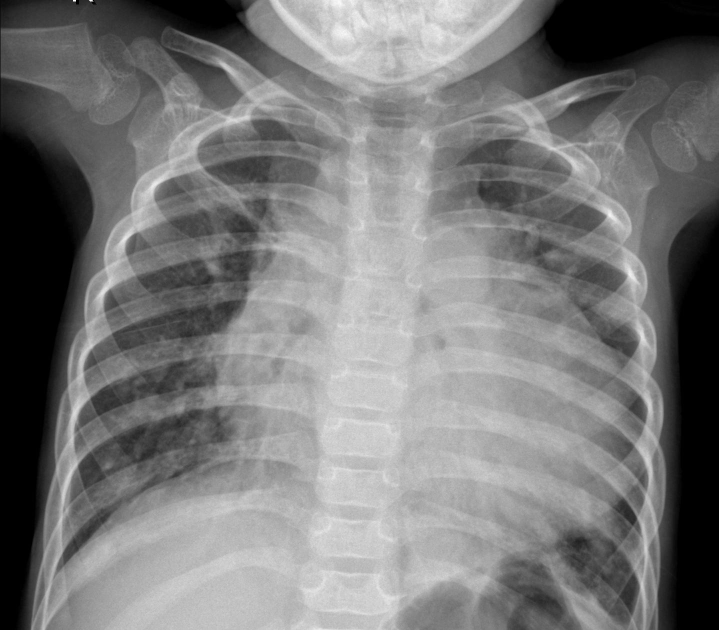
//> input picture Parte3Practica2/torax.jpeg, 1438 x 1260 px, given in place of the camera (shown at 1/2 size)
$ ./Principal   (built with g++ and OpenCV 4)
//> lines starting //> are read from the running program, lines starting //| are printed output that depends on the picture

#include <iostream>
#include <cstdlib>
#include <cmath>
#include <random>
#include <fstream>
#include <sstream>
#include <cstring>

// Librerías de OpenCV
//#include <opencv2/opencv.hpp>

#include <opencv2/imgproc.hpp> // Librería que contiene operaciones para realizar procesamiento de imágenes
#include <opencv2/imgcodecs.hpp> // Librería contiene los métodos para cargar imágenes de acuerdo a un códec
#include <opencv2/core.hpp> // Librería que contiene las estructuras y funciones base para representar las imágenes como matrices
#include <opencv2/video.hpp> // Librería para realizar lectura de vídeos
#include <opencv2/videoio.hpp> // Librería para escritura de vídoeos y streaming
#include <opencv2/highgui.hpp> // Librería para crear interfaces básicas de usuario


using namespace std;
using namespace cv;


int betaEntero = 0;
double betaDecimal = 0;
int k = 3, kImpar = 3; //filtro de la mediana

void funcionBeta(int valor, void *data){
    betaDecimal = (double) betaEntero;
    betaDecimal/=10;
}

void funcionK(int valor, void *data){
    if(k%2!=0){
        kImpar = k;
    }
}

int hmin = 0, hmax = 33, smin = 49, smax = 255, vmin = 255, vmax = 255;

void eventoTrack(int valor, void *data){
    //cout << "Valor: " << valor << endl;
    //cout << "hmin: " << valor << endl;
}

//metodo investigado
const int MAX_FRAMES = 1000;
const int THRESH = 60;
const int ASSIGN_VALUE = 255;
Mat background;
bool isFirstFrame = true;

int main(int argc, char* args[]) {

    VideoCapture video(0);


    if (video.isOpened()) {
        namedWindow("Video", WINDOW_FREERATIO);
        //trackbar
        createTrackbar("HMin", "Video", &hmin, 180, eventoTrack, NULL);
        createTrackbar("SMin", "Video", &smin, 255, eventoTrack, NULL);
        createTrackbar("VMin", "Video", &vmin, 255, eventoTrack, NULL);
        createTrackbar("HMax", "Video", &hmax, 180, eventoTrack, NULL);
        createTrackbar("SMax", "Video", &smax, 255, eventoTrack, NULL);
        createTrackbar("VMax", "Video", &vmax, 255, eventoTrack, NULL);

        namedWindow("Motion Mask", WINDOW_FREERATIO);
        namedWindow("Background", WINDOW_FREERATIO);

        Mat frame;
        Mat binaria;
        Mat imgHSV;
        Mat imgLab;
        Mat movimiento;

        Mat frameGray, diff, motionMask;


        double inicio = static_cast<double>(getTickCount());
        int count = 0;


        while (true) {
            video >> frame;
//> frame is the input picture: 1260 rows x 1438 cols, CV_8UC3; min 0, max 255, mean 120.4


            resize(frame, frame, Size(), 0.5, 0.5);
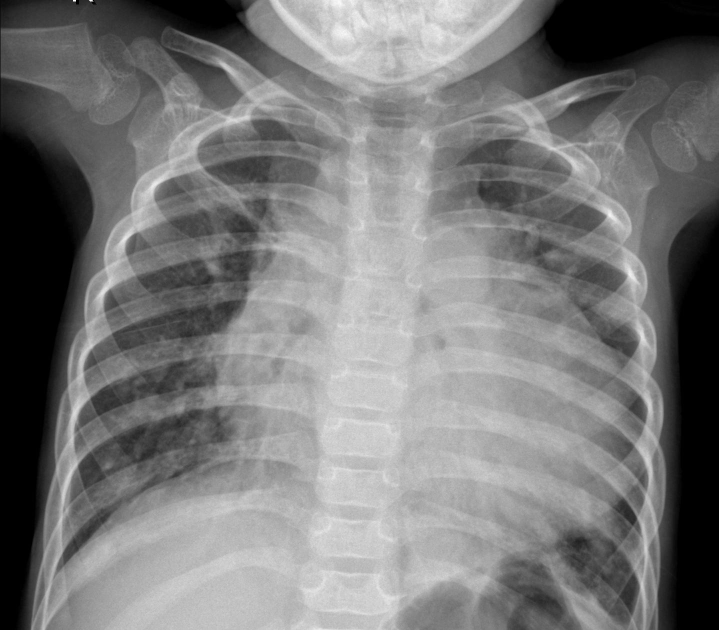
//> frame: 630 rows x 719 cols, CV_8UC3; min 0, max 254, mean 120.5
            Mat imgOscura = Mat::zeros(frame.size(), CV_8UC1);
            Mat imgEcualizada = Mat::zeros(frame.size(), CV_8UC1);
            Mat imgCLAHE = Mat::zeros(frame.size(), CV_8UC1);
            cvtColor(frame, imgOscura, COLOR_BGR2GRAY);
            cvtColor(frame, imgHSV, COLOR_BGR2HSV);
//> imgHSV: 630 rows x 719 cols, CV_8UC3; mean H, S, V 0, 0, 120.5
            cvtColor(frame, imgLab, COLOR_BGR2Lab);
//> imgLab: 630 rows x 719 cols, CV_8UC3; mean of channels 0, 1, 2 126.7, 128, 128


            // en un cuadro vamos a poner los fps
            putText(frame, "FPS: " + to_string(static_cast<int>(round(count * getTickFrequency() / (static_cast<double>(getTickCount()) - inicio)))),
            Point(10, 30), FONT_HERSHEY_SIMPLEX, 1, Scalar(0, 255, 0), 2);


            // equalizada y CLAHE
            equalizeHist(imgOscura, imgEcualizada);
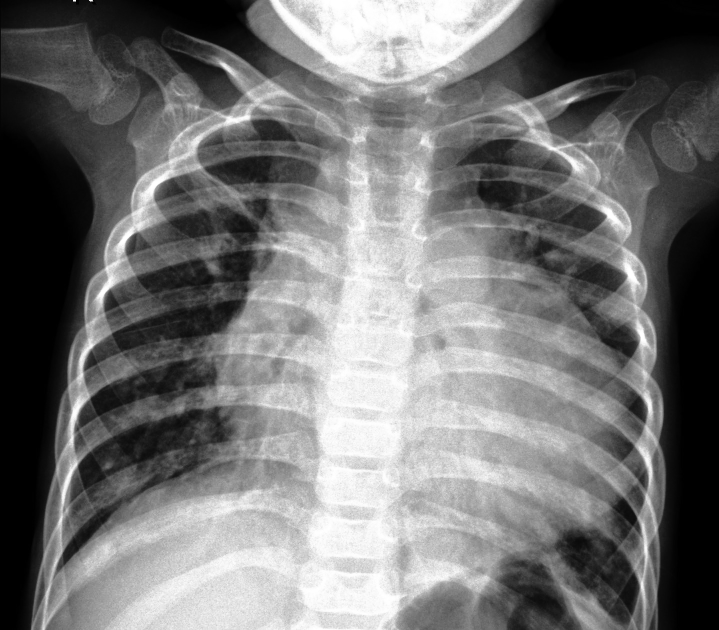
//> imgEcualizada: 630 rows x 719 cols, CV_8UC1; min 0, max 255, mean 115.7
            Ptr<CLAHE> clahe = createCLAHE();
            clahe->apply(imgOscura, imgCLAHE);
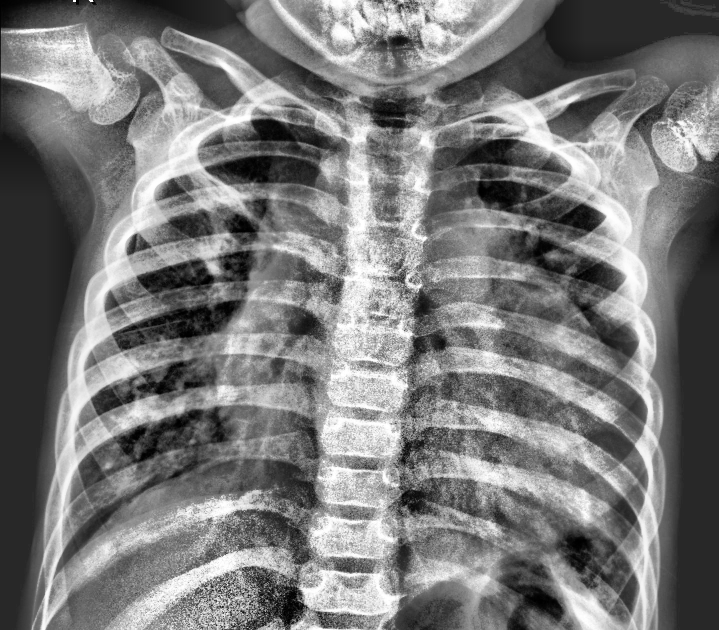
//> imgCLAHE: 630 rows x 719 cols, CV_8UC1; min 0, max 255, mean 121.7
            clahe->setTilesGridSize(Size(24,24));


            //movimiento AND
            inRange(imgHSV, Scalar(hmin, smin, vmin), Scalar(hmax, smax, vmax), binaria);
//> binaria: 630 rows x 719 cols, CV_8UC1; every value is 0
            movimiento = Mat::zeros(frame.size(), CV_8UC3);
            bitwise_and(frame, frame, movimiento, binaria);

            //investigado  Background Substraction
            frameGray = imgOscura;
            if (isFirstFrame) {
                background = frameGray.clone();
                isFirstFrame = false;
            } else {
                absdiff(background, frameGray, diff);
                threshold(diff, motionMask, THRESH, ASSIGN_VALUE, THRESH_BINARY);

                imshow("Motion Mask", motionMask);
                imshow("Background", background);
            }


            imshow("Video", frame);
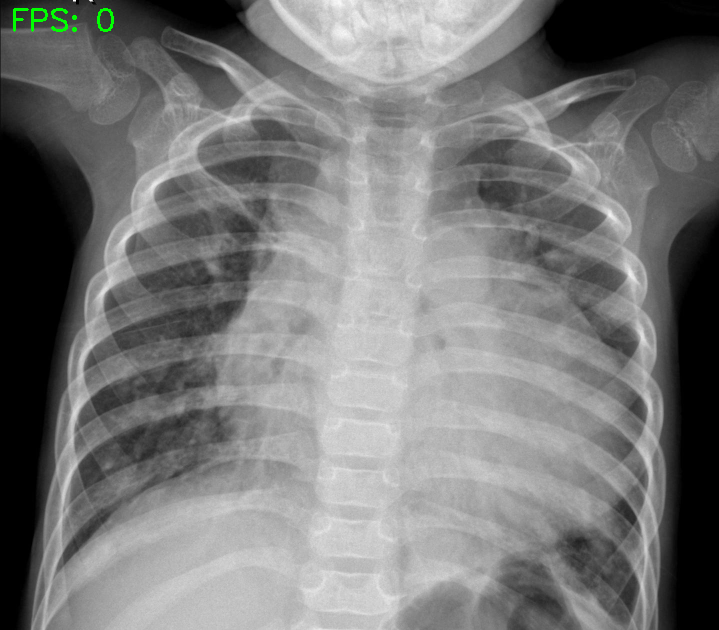
//> window 'Video': 630 rows x 719 cols, CV_8UC3; mean B, G, R 120.4, 120.8, 120.4
            imshow("Ecualizada", imgEcualizada);
            imshow("CLAHE", imgCLAHE);
            imshow("Binario", binaria);


            if (waitKey(23) == 27)
//> the Esc key is pressed
                break;

            count++;
        }

        video.release();
        destroyAllWindows();
    }

    return 0;
}

$ run again, on Parte3Practica2/dientes.png
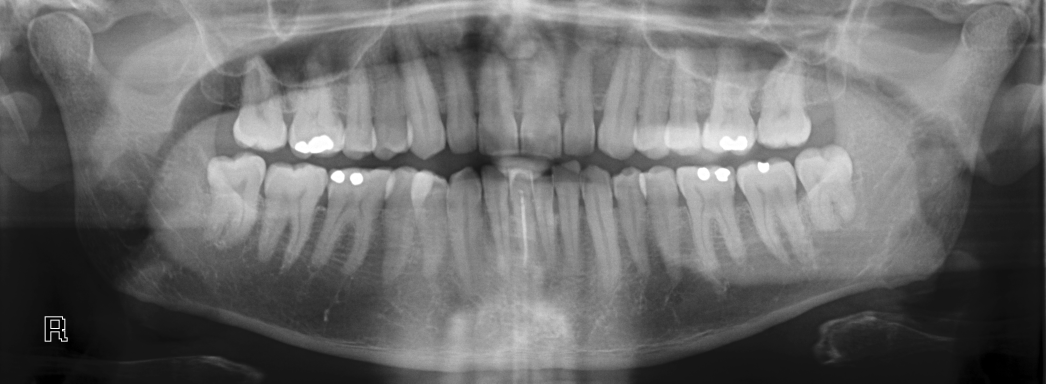
//> input picture Parte3Practica2/dientes.png, 3138 x 1150 px, given in place of the camera (shown at 1/3 size)
//> frame is the input picture: 1150 rows x 3138 cols, CV_8UC3; min 0, max 255, mean 108
//> frame: 575 rows x 1569 cols, CV_8UC3
//> imgHSV: 575 rows x 1569 cols, CV_8UC3; mean H, S, V 0, 0, 108.1
//> imgLab: 575 rows x 1569 cols, CV_8UC3; mean of channels 0, 1, 2 113.9, 128, 128
//> `clahe->apply(imgOscura, imgCLAHE);`:
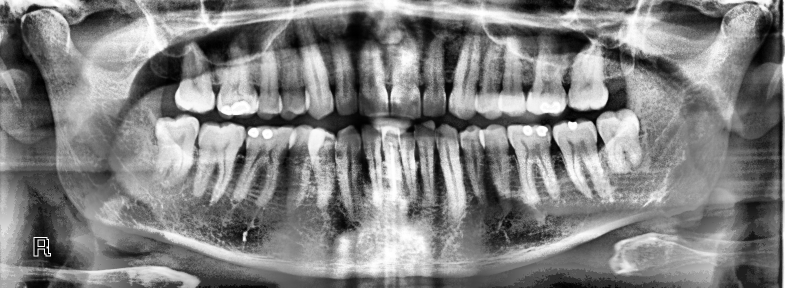
//> imgCLAHE: 575 rows x 1569 cols, CV_8UC1 (shown at 1/2 size); min 0, max 255, mean 129.6
//> binaria: 575 rows x 1569 cols, CV_8UC1; every value is 0
//> `imshow("Video", frame);`:
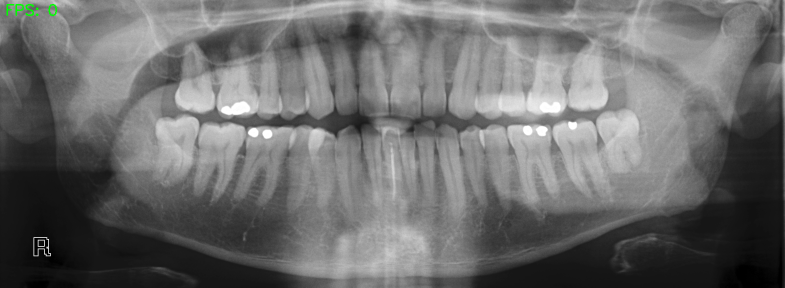
//> window 'Video': 575 rows x 1569 cols, CV_8UC3 (shown at 1/2 size); mean B, G, R 108, 108.2, 108
